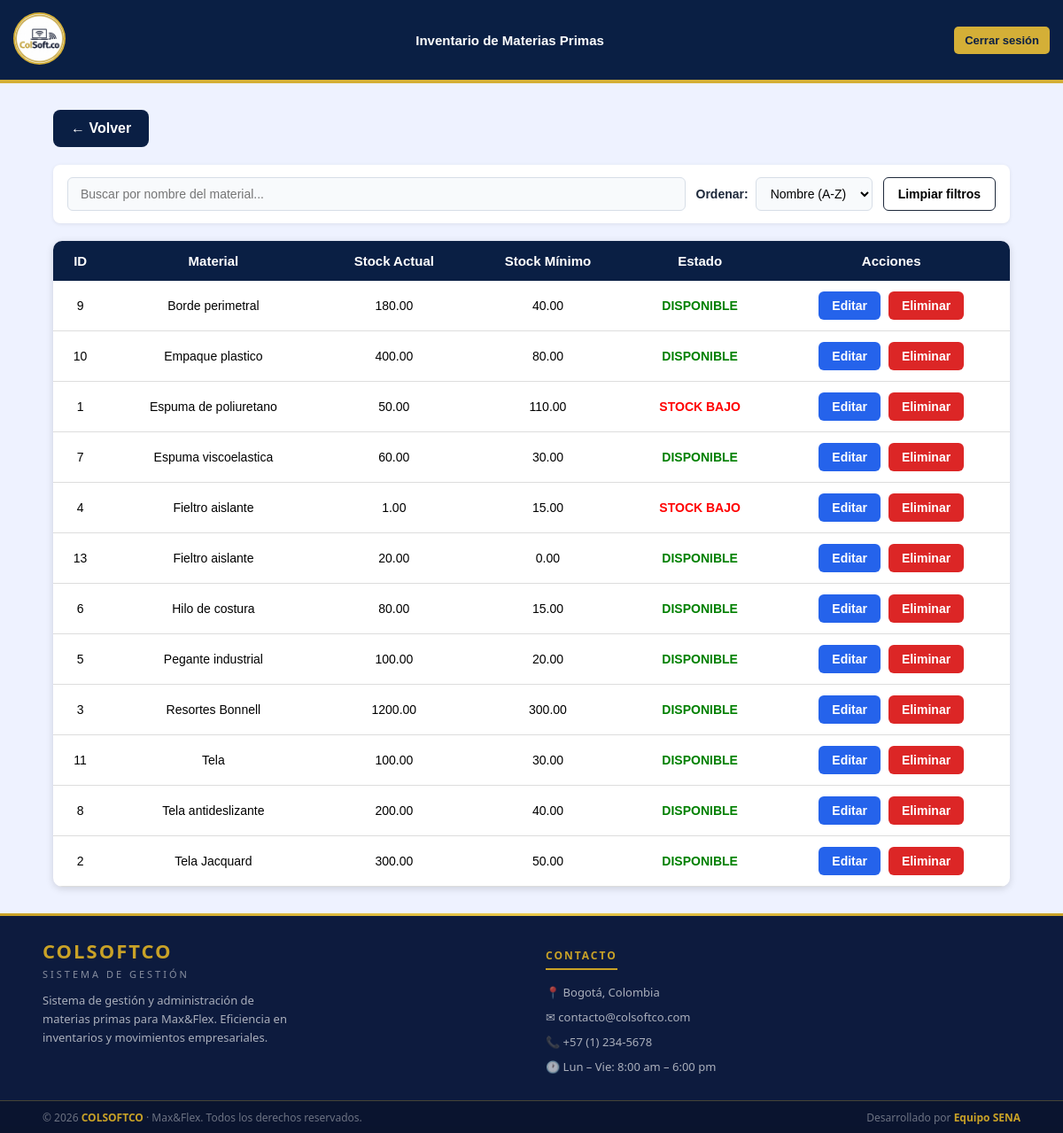
Page /view/control_de_stock/inventario/lista_inventario.php on the earlier database version.
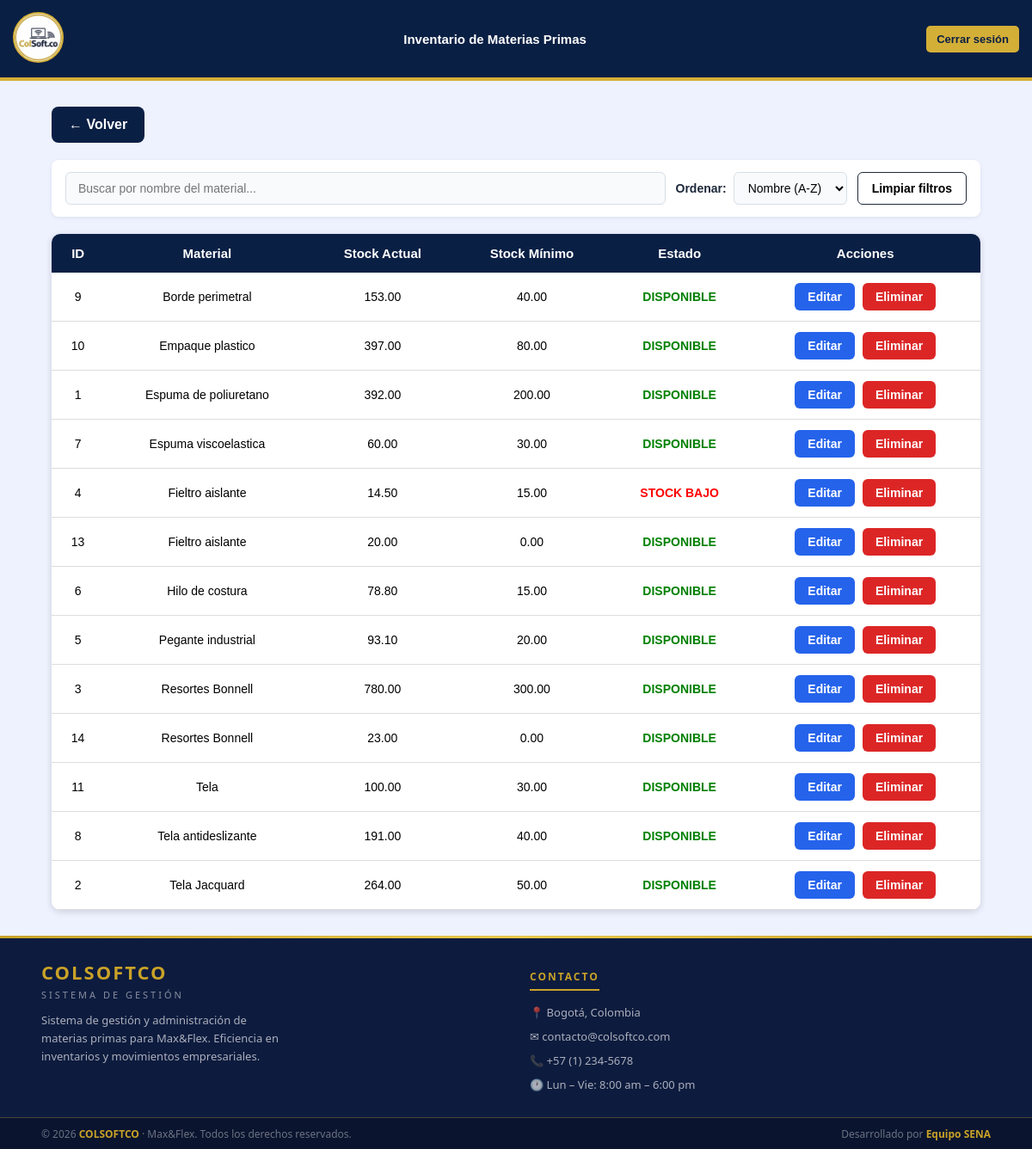
Same page on the later database version.
### tables this page shows
CREATE TABLE `materias_primas` (
  `id_material` int(11) NOT NULL,
  `nombre_material` varchar(100) NOT NULL,
  `stock_actual` decimal(12,2) DEFAULT 0.00,
  `stock_minimo` decimal(12,2) NOT NULL,
  `id_unidad` int(11) DEFAULT NULL,
  `id_proveedor` int(11) DEFAULT NULL,
  `notificar_email` tinyint(1) NOT NULL DEFAULT 0,
  `correo_notificacion` varchar(150) DEFAULT NULL,
  `alerta_enviada` tinyint(1) NOT NULL DEFAULT 0
);

### view/control_de_stock/inventario/lista_inventario.php (the view, shortened to what this page needs)
<?php
$db = new Conexion();
$conn = $db->getConnection();
$sql = "
SELECT
    id_material,
    nombre_material,
    stock_actual,
    stock_minimo
FROM materias_primas
ORDER BY id_material ASC
";
$stmt = $conn->prepare($sql);
$stmt->execute();
$materiales = $stmt->fetchAll(PDO::FETCH_ASSOC);
?>
<!DOCTYPE html>
<html lang="es">
<head>
    <link rel="stylesheet" href="lista_inventario.css">
</head>
<body>
    <header class="header">
        <div class="logo">
            <a href="../../../app/ir_panel.php">
                <img src="../../../public/imagenes/logo.png" alt="logo">
            </a>
        </div>
        <div class="header-title">
            <h1>Inventario de Materias Primas</h1>
        </div>
        <button id="btnLogout" class="btn-logout" onclick="cerrarSesion()">
            Cerrar sesión
        </button>
    </header>
    <div class="container">
        <a class="btn-volver" href="../control_de_stock.php">
            ← Volver
        </a>
        <div class="filtros-container">
            <div class="filtro-busqueda">
                <input
                    type="text"
                    id="inputBusquedaMaterial"
                    placeholder="Buscar por nombre del material...">
            </div>
            <div class="filtro-orden">
                <label for="selectOrden">   Ordenar:</label>
                <select id="selectOrden">
                    <option value="az">Nombre (A-Z)</option>
                </select>
            </div>
            <button type="button" id="btnLimpiarFiltros" class="btn-limpiar-filtros">
                Limpiar filtros
            </button>
        </div>
        <div class="table-responsive">
            <table>
                <thead>
                    <tr>
                        <th>ID</th>
                        <th>Material</th>
                        <th>Stock Actual</th>
                        <th>Stock Mínimo</th>
                        <th>Estado</th>
                        <th>Acciones</th>
                    </tr>
                </thead>
                <tbody id="listaMateriales">
                    <?php foreach ($materiales as $m): ?>
                        <tr data-nombre="<?php echo htmlspecialchars(strtolower($m['nombre_material'])); ?>">
                            <td><?= $m['id_material'] ?></td>
                            <td><?= htmlspecialchars($m['nombre_material']) ?></td>
                            <td><?= $m['stock_actual'] ?></td>
                            <td><?= $m['stock_minimo'] ?></td>
                            <td>
                                <?php if ($m['stock_actual'] <= $m['stock_minimo']): ?>
                                    <span class="alerta">STOCK BAJO</span>
                                <?php else: ?>
                                    <span class="normal">DISPONIBLE</span>
                                <?php endif; ?>
                            </td>
                            <td class="acciones">
                                <a class="btn-editar" href="editar_inventario.php?id=<?= $m['id_material'] ?>">
                                    Editar
                                </a>
                                <a href="eliminar_inventario.php?id=<?= $m['id_material'] ?>" class="btn-eliminar">
                                    Eliminar
                                </a>
                            </td>
                        </tr>
                    <?php endforeach; ?>
                </tbody>
            </table>
        </div>
    </div>
    <footer>
        <div class="footer-divider"></div>
        <div class="footer-top">
            <div>
                <p class="footer-brand-name">COLSOFTCO</p>
                <p class="footer-brand-sub">Sistema de Gestión</p>
                <p class="footer-brand-desc">Sistema de gestión y administración de materias primas para Max&Flex. Eficiencia en inventarios y movimientos empresariales.</p>
            </div>
            <div>
                <p class="footer-col-title">Contacto</p>
                <div class="footer-contact-item">📍 Bogotá, Colombia</div>
                <div class="footer-contact-item">✉ contacto@colsoftco.com</div>
                <div class="footer-contact-item">📞 +57 (1) 234-5678</div>
                <div class="footer-contact-item">🕐 Lun – Vie: 8:00 am – 6:00 pm</div>
            </div>
        </div>
        <div class="footer-bottom">
            <span>© 2026 <strong>COLSOFTCO</strong> · Max&Flex. Todos los derechos reservados.</span>
            <span>Desarrollado por <strong>Equipo SENA</strong></span>
        </div>
    </footer>
</body>
</html>

### view/control_de_stock/inventario/lista_inventario.css (style rules this page uses)
body { margin: 0; font-family: Arial, Helvetica, sans-serif; background: #eef2ff; min-height: 100vh; display: flex; flex-direction: column; }
.filtro-busqueda input { width: 100%; padding: 10px 14px; border: 1px solid #d7dee7; border-radius: 6px; font-size: 14px; background: #f8fafc; box-sizing: border-box; }
.header { display: flex; align-items: center; justify-content: space-between; background-color: #0A1F44; padding: 10px 15px; min-height: 70px; position: relative; z-index: 100; border-bottom: 4px solid #D4AF37; gap: 10px; }
.header .logo { display: flex; align-items: center; flex-shrink: 0; }
.header .logo img { width: 55px; height: 55px; border-radius: 50%; border: 2px solid #d4af37; background: white; }
.header-title { flex: 1; text-align: center; overflow: hidden; }
.header-title h1 { margin: 0; color: white; font-size: 15px; font-weight: bold; white-space: nowrap; text-overflow: ellipsis; }
.btn-logout { background-color: #D4AF37; color: #0A1F44; border: none; padding: 8px 12px; border-radius: 5px; cursor: pointer; font-size: 13px; font-weight: bold; transition: 0.3s; flex-shrink: 0; }
.container { width: 90%; max-width: 1100px; margin: 30px auto; flex: 1; }
.btn-volver, .volver { display: inline-block; background: #0A1F44; color: white; text-decoration: none; padding: 12px 20px; border-radius: 8px; font-weight: bold; margin-bottom: 20px; transition: .3s; }
.table-responsive { width: 100%; overflow-x: auto; -webkit-overflow-scrolling: touch; background: white; border-radius: 10px; box-shadow: 0 2px 8px rgba(0,0,0,.15); }
.table-responsive table { width: 100%; border-collapse: collapse; box-shadow: none; border-radius: 0; min-width: 700px; }
th { background: #0A1F44; color: white; padding: 14px; text-align: center; font-size: 15px; }
td { padding: 12px; text-align: center; border-bottom: 1px solid #ddd; font-size: 14px; }
.normal { color: green; font-weight: bold; }
.alerta { color: red; font-weight: bold; }
.acciones { white-space: nowrap; text-align: center; }
.btn-editar { display: inline-block; background: #2563eb; color: white; padding: 8px 15px; border-radius: 6px; text-decoration: none; font-weight: bold; margin-right: 5px; transition: .3s; }
.btn-eliminar { display: inline-block; background: #dc2626; color: white; padding: 8px 15px; border-radius: 6px; text-decoration: none; font-weight: bold; transition: .3s; }
footer { background: #0D1B3E; color: #ffffff; font-family: 'Segoe UI', Arial, sans-serif; width: 100%; box-sizing: border-box; margin-top: auto; flex-shrink: 0; }
.footer-divider { width: 100%; height: 3px; background: linear-gradient(90deg, #C9A227, #E8C84A, #C9A227); }
.footer-top { display: grid; grid-template-columns: 1fr 1fr; gap: 2rem; padding: 1.5rem 3rem 1.2rem; border-bottom: 1px solid rgba(201, 162, 39, 0.3); }
.footer-brand-name { font-size: 22px; font-weight: 700; color: #C9A227; letter-spacing: 2px; margin: 0 0 4px; }
.footer-brand-sub { font-size: 11px; letter-spacing: 3px; color: rgba(255, 255, 255, 0.5); text-transform: uppercase; margin: 0 0 12px; }
.footer-brand-desc { font-size: 13px; color: rgba(255, 255, 255, 0.65); line-height: 1.6; max-width: 280px; margin: 0; }
.footer-col-title { font-size: 12px; font-weight: 700; letter-spacing: 2px; text-transform: uppercase; color: #C9A227; border-bottom: 2px solid #C9A227; display: inline-block; padding-bottom: 6px; margin-bottom: 16px; }
.footer-contact-item { display: flex; align-items: flex-start; gap: 10px; margin-bottom: 10px; font-size: 13px; color: rgba(255, 255, 255, 0.65); }
.footer-bottom { display: flex; justify-content: space-between; align-items: center; padding: 0.6rem 3rem; background: rgba(0, 0, 0, 0.25); flex-wrap: wrap; gap: 8px; }
.footer-bottom span { font-size: 12px; color: rgba(255, 255, 255, 0.4); }
.footer-bottom strong { color: #C9A227; }

Differences in the rows shown:
changed materias_primas "Espuma de poliuretano": stock_actual "50.00" → "392.00"; stock_minimo "110.00" → "200.00"; stock_actual "STOCK BAJO" → "DISPONIBLE"
changed materias_primas "Tela Jacquard": stock_actual "300.00" → "264.00"
changed materias_primas id 3: stock_actual "1200.00" → "780.00"
changed materias_primas id 4: stock_actual "1.00" → "14.50"
changed materias_primas "Pegante industrial": stock_actual "100.00" → "93.10"
changed materias_primas "Hilo de costura": stock_actual "80.00" → "78.80"
changed materias_primas "Tela antideslizante": stock_actual "200.00" → "191.00"
changed materias_primas "Borde perimetral": stock_actual "180.00" → "153.00"
changed materias_primas "Empaque plastico": stock_actual "400.00" → "397.00"
added materias_primas: id_material "14", nombre_material "Resortes Bonnell", stock_actual "23.00", stock_minimo "0.00", shows "DISPONIBLE"
